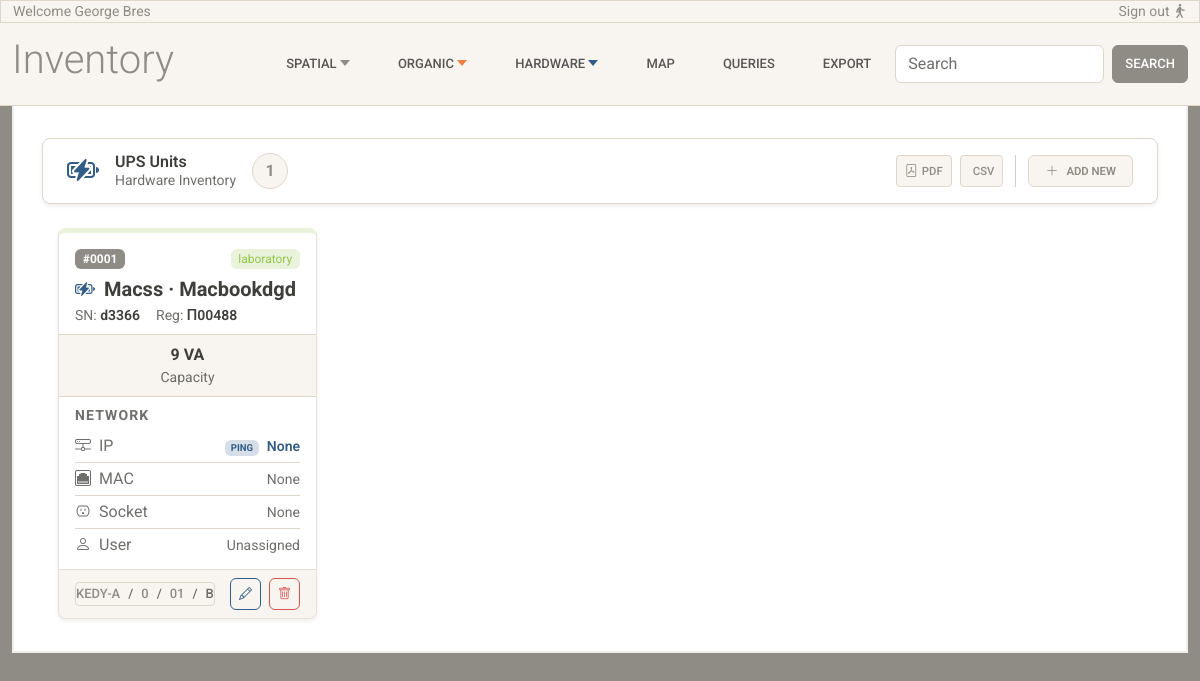
The app's page /upses/ with its own data.
### inventory/models.py (models this page shows, shortened)
class Device(LifeCycle):
    USAGE_TYPE_CHOICES = [
        ("office", "Office"),
        ("laboratory", "Laboratory"),
        ("warehouse", "Warehouse"),
    ]
    brand = models.CharField(max_length=100)
    model = models.CharField(max_length=100, blank=True, null=True)
    serial = models.CharField(max_length=100, unique=True)
    registration_code = models.CharField(
        max_length=100,
        unique=True,
        blank=True,
        null=True
    )
    ip_address = models.CharField(max_length=100, blank=True, null=True, unique=True)
    mac_address = models.CharField(max_length=50, blank=True, null=True, unique=True)
    usage_type = models.CharField(max_length=20, choices=USAGE_TYPE_CHOICES)
    space = models.ForeignKey(
        Space,
        null=True,
        blank=True,
        on_delete=models.RESTRICT,
        related_name="devices",
        help_text="Space where this device is located (για κανονικά γραφεία/δωμάτια)"
    )
    common_area = models.ForeignKey(
        "CommonArea",
        null=True,
        blank=True,
        on_delete=models.RESTRICT,
        related_name="devices",
        help_text="Common area where this device is located (για διαδρόμους/κοινόχρηστους χώρους)"
    )
    socket = models.ForeignKey(
        Socket,
        null=True,
        blank=True,
        on_delete=models.SET_NULL,
        related_name="devices",
        help_text="Socket this device is plugged into (optional)"
    )
    class Meta:
        verbose_name = "Device"
        verbose_name_plural = "Devices"

class Ups(Device):
    device_label = "UPS"
    capacity_va = models.IntegerField()
    class Meta:
        verbose_name = "UPS"
        verbose_name_plural = "UPS units"

class LifeCycle(models.Model):
    is_active = models.BooleanField(default=True)
    valid_from = models.DateField(default=timezone.now)
    valid_to = models.DateField(null=True, blank=True)
    class Meta:
        abstract = True

class Device(LifeCycle):
    USAGE_TYPE_CHOICES = [
        ("office", "Office"),
        ("laboratory", "Laboratory"),
        ("warehouse", "Warehouse"),
    ]
    brand = models.CharField(max_length=100)
    model = models.CharField(max_length=100, blank=True, null=True)
    serial = models.CharField(max_length=100, unique=True)
    registration_code = models.CharField(
        max_length=100,
        unique=True,
        blank=True,
        null=True
    )
    ip_address = models.CharField(max_length=100, blank=True, null=True, unique=True)
    mac_address = models.CharField(max_length=50, blank=True, null=True, unique=True)
    usage_type = models.CharField(max_length=20, choices=USAGE_TYPE_CHOICES)
    space = models.ForeignKey(
        Space,
        null=True,
        blank=True,
        on_delete=models.RESTRICT,
        related_name="devices",
        help_text="Space where this device is located (για κανονικά γραφεία/δωμάτια)"
    )
    common_area = models.ForeignKey(
        "CommonArea",
        null=True,
        blank=True,
        on_delete=models.RESTRICT,
        related_name="devices",
        help_text="Common area where this device is located (για διαδρόμους/κοινόχρηστους χώρους)"
    )
    socket = models.ForeignKey(
        Socket,
        null=True,
        blank=True,
        on_delete=models.SET_NULL,
        related_name="devices",
        help_text="Socket this device is plugged into (optional)"
    )
    class Meta:
        verbose_name = "Device"
        verbose_name_plural = "Devices"

class Space(LifeCycle):
    room = models.ForeignKey(
        Room,
        on_delete=models.RESTRICT,
        related_name="spaces"
    )
    name = models.CharField(max_length=100)
    position_index = models.PositiveIntegerField()
    objects = SpaceManager()
    class Meta:
        ordering = ["position_index"]
        unique_together = (
            ("room", "position_index"),
        )
        constraints = [
            models.UniqueConstraint(
                Lower("name"), "room",
                name="unique_space_name_per_room_ci"
            )
        ]
    @property
    def floor(self):
        return self.room.floor
    @property
    def building(self):
        return self.room.floor.building
    def __str__(self):
        return f"{self.name}"

class Room(LifeCycle):
    floor = models.ForeignKey(
        Floor,
        on_delete=models.RESTRICT,
        related_name="rooms"
    )
    room_code = models.CharField(max_length=50)
    objects = RoomManager()
    class Meta:
        unique_together = ("floor", "room_code")
    def __str__(self):
        return self.room_code

class Floor(LifeCycle):
    building = models.ForeignKey(
        Building,
        on_delete=models.RESTRICT,
        related_name="floors"
    )
    floor_number = models.IntegerField()
    class Meta:
        unique_together = ("building", "floor_number")
        constraints = [
            models.CheckConstraint(
                condition=models.Q(floor_number__gte=-2),
                name="floor_number_min_minus_2",
                violation_error_message="Ο αριθμός ορόφου δεν μπορεί να είναι μικρότερος του -2."
            )
        ]
    def __str__(self):
        return f"{self.floor_number}"

class Building(LifeCycle):
    area = models.ForeignKey(
        Area,
        on_delete=models.RESTRICT,
        related_name="buildings"
    )
    name = models.CharField(max_length=150)
    address = models.CharField(max_length=250, blank=True, null=True)
    def __str__(self):
        return self.name

### inventory/views.py (the view)
# urls.py: path('upses/', views.upses_list, name='upses-list'),
def upses_list(request):
    upses = Ups.objects.select_related('space__room__floor__building__area__city').prefetch_related(
        'device_ptr__assignments__user',
    )
    return render(request, 'inventory/upses-list.html', {'upses': upses})

### inventory/templates/inventory/upses-list.html (shortened to what this page needs)
{% extends 'inventory/base.html' %}
{% load static %}
{% block content %}
<div class="container-fluid">
  <nav class="navbar bg-white border shadow-sm sticky-top px-4 mb-4 rounded-3" style="z-index: 900;">
    <div class="d-flex align-items-center gap-3">
      <i class="bi bi-battery-charging fs-2 text-primary"></i>
      <div class="d-flex flex-column lh-sm">
        <span class="fw-semibold text-dark">UPS Units</span>
        <span class="text-muted small">Hardware Inventory</span>
      </div>
      <span
        class="d-flex align-items-center justify-content-center rounded-circle bg-light border text-secondary fw-bold fs-6"
        style="width: 36px; height: 36px;">
        {{ upses|length }}
      </span>
    </div>
    <div class="d-flex align-items-center gap-2 ms-auto">
      <a href="#" class="btn btn-sm btn-light border text-secondary d-flex align-items-center gap-1">
        <i class="bi bi-file-pdf"></i>
        <span class="small">PDF</span>
      </a>
      <a href="#" class="btn btn-sm btn-light border text-secondary d-flex align-items-center gap-1">
        <span class="small">CSV</span>
      </a>
      <a href="#" class="btn btn-sm btn-light border text-secondary rounded d-flex align-items-center gap-2 px-3">
        <i class="bi bi-plus-lg"></i>
        <span class="small fw-semibold">Add New</span>
      </a>
    </div>
  </nav>
  <div class="px-3">
    <div class="row g-3" data-masonry='{"percentPosition": true, "horizontalOrder": true}'>
      {% for ups in upses %}
      <div class="col-12 col-sm-6 col-md-4 col-lg-3">
        {% if ups.usage_type == "office" %}
        <div class="card shadow-sm rounded-3 overflow-hidden"
          style="border-top: 5px solid var(--bs-primary-bg-subtle);">
        {% elif ups.usage_type == "laboratory" %}
        <div class="card shadow-sm rounded-3 overflow-hidden"
          style="border-top: 5px solid var(--bs-success-bg-subtle);">
        {% else %}
        <div class="card shadow-sm rounded-3 overflow-hidden"
          style="border-top: 5px solid var(--bs-secondary-bg-subtle);">
        {% endif %}
          <div class="card-body pb-2">
            <div class="d-flex justify-content-between align-items-center mb-2">
              <span class="badge bg-secondary">#{{ forloop.counter|stringformat:"04d" }}</span>
              {% if ups.usage_type == "office" %}
              <span class="badge bg-primary-subtle text-primary fw-normal">{{ ups.usage_type }}</span>
              {% elif ups.usage_type == "laboratory" %}
              <span class="badge bg-success-subtle text-success fw-normal">{{ ups.usage_type }}</span>
              {% else %}
              <span class="badge bg-secondary-subtle text-secondary fw-normal">{{ ups.usage_type }}</span>
              {% endif %}
            </div>
            <h6 class="fw-bold fs-5 mb-1">
              <i class="bi bi-battery-charging me-1 text-primary"></i>
              {{ ups.brand|capfirst }} · {{ ups.model|capfirst }}
            </h6>
            <div class="d-flex gap-3 small text-muted">
              <span>SN: <span class="fw-semibold text-dark">{{ ups.serial }}</span></span>
              <span>Reg: <span class="fw-semibold text-dark">{{ ups.registration_code }}</span></span>
            </div>
          </div>
          <div class="d-flex justify-content-around align-items-center bg-light py-2 border-top border-bottom">
            <div class="text-center">
              <div class="fw-bold">{{ ups.capacity_va }} VA</div>
              <div class="text-muted small">Capacity</div>
            </div>
          </div>
          <div class="card-body py-2">
            <p class="text-uppercase text-muted fw-bold mb-1 small" style="letter-spacing:.08em;">Network</p>
            <div class="d-flex justify-content-between align-items-center py-1 border-bottom">
              <span class="text-muted d-flex align-items-center gap-2"><i class="bi bi-hdd-network"></i> IP</span>
              <a href="http://{{ ups.ip_address }}" target="_blank"
                class="small text-decoration-none text-primary fw-semibold">
                <span class="badge bg-primary-subtle text-primary me-1" style="font-size:.6rem;">PING</span>
                {{ ups.ip_address }}
              </a>
            </div>
            <div class="d-flex justify-content-between align-items-center py-1 border-bottom">
              <span class="text-muted d-flex align-items-center gap-2"><i class="bi bi-ethernet"></i> MAC</span>
              <span class="text-muted small">{{ ups.mac_address }}</span>
            </div>
            <div class="d-flex justify-content-between align-items-center py-1 border-bottom">
              <span class="text-muted d-flex align-items-center gap-2"><i class="bi bi-outlet"></i> Socket</span>
              <span class="text-muted small">{{ ups.socket }}</span>
            </div>
            <div class="d-flex justify-content-between align-items-center py-1">
              <span class="text-muted d-flex align-items-center gap-2"><i class="bi bi-person"></i> User</span>
              <span class="small fw-semibold">
                {% for assignment in ups.device_ptr.assignments.all %}
                {{ assignment.user.name }} {{ assignment.user.surname }}
                {% empty %}
                <span class="text-muted fw-normal">Unassigned</span>
                {% endfor %}
              </span>
            </div>
          </div>
          <div class="card-footer bg-light d-flex justify-content-between align-items-center py-2">
            <nav aria-label="breadcrumb">
              <ol class="breadcrumb m-0 p-0 small">
                {% if ups.space %}
                <li class="breadcrumb-item">
                  <a class="text-secondary text-decoration-none">{{ ups.space.building }}</a>
                </li>
                <li class="breadcrumb-item">
                  <a class="text-secondary text-decoration-none">{{ ups.space.floor }}</a>
                </li>
                <li class="breadcrumb-item">
                  <a class="text-secondary text-decoration-none">{{ ups.space.room }}</a>
                </li>
                <li class="breadcrumb-item active">{{ ups.space }}</li>
                {% elif ups.common_area %}
                <li class="breadcrumb-item active">{{ ups.common_area }}</li>
                {% endif %}
              </ol>
            </nav>
            <div class="d-flex gap-2">
              <button class="btn btn-sm btn-outline-primary rounded-2 py-1 px-2"><i class="bi bi-pencil"></i></button>
              <button class="btn btn-sm btn-outline-danger rounded-2 py-1 px-2"><i class="bi bi-trash"></i></button>
            </div>
          </div>
        </div>
      </div>
      {% endfor %}
    </div>
  </div>
</div>
{% endblock %}

### inventory/static/inventory/css/base.css (style rules this page uses)
body { padding-top: 0px; }
.card { border-radius: 0.5rem; }

### records on screen
Ups: usage_type "laboratory", brand "Macss", model "Macbookdgd", serial "d3366", registration_code "Π00488", capacity_va "9", ip_address "None", mac_address "None", socket "None", space.building "KEDY-A", space.floor "0", space.room "01", space "B"

### other values on screen
{{ upses|length }} "1"
